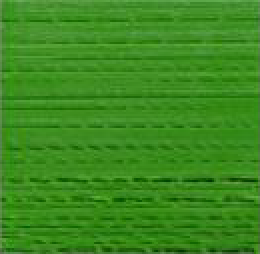
%> input picture BadQuality1.png, 130 x 127 px (shown 2 times larger)
$ octave Test.m   (GNU Octave 9; MATLAB toolbox functions it lacks are replaced by stand-ins)
%> lines starting %> are read from the running program, lines starting %| are printed output that depends on the picture
RGB = imread('BadQuality1.png');
%> RGB is the input picture: size 127x130x3 uint8; mean R, G, B 59.1, 137.2, 30.9
I=rgb2gray(RGB);
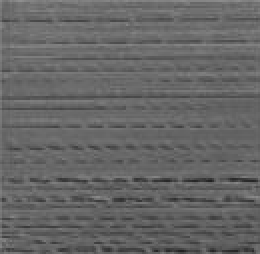
%> I: size 127x130 uint8 (shown 2 times larger); min 33, max 143, mean 101.7
img = I(3:12,12:21);
x = 0:7; x= x';
result = graycomatrix(img,'Offset',[1 0]);
%> result = [0 0 0 0 0 0 0 0; 0 0 0 0 0 0 0 0; 0 0 1 8 0 0 0 0; 0 0 8 67 3 0 0 0; 0 0 0 3 0 0 0 0; 0 0 0 0 0 0 0 0; 0 0 0 0 0 0 0 0; 0 0 0 0 0 0 0 0]
p_x_y = result/sum(result(:));
%> p_x_y = [0 0 0 0 0 0 0 0; 0 0 0 0 0 0 0 0; 0 0 0.0111 0.0889 0 0 0 0; 0 0 0.0889 0.744 0.0333 0 0 0; 0 0 0 0.0333 0 0 0 0; 0 0 0 0 0 0 0 0; 0 0 0 0 0 0 0 0; 0 0 0 0 0 0 0 0]
p_x = sum(p_x_y, 1); p_x = p_x';
%> after `p_x = sum(p_x_y, 1)`: p_x = [0 0 0.1 0.867 0.0333 0 0 0]
%> after `p_x = p_x'`: p_x = [0; 0; 0.1; 0.867; 0.0333; 0; 0; 0]
p_y = sum(p_x_y, 2);
%> p_y = [0; 0; 0.1; 0.867; 0.0333; 0; 0; 0]
mu_x = sum(x.* p_x);
%> mu_x = 2.93
mu_x_squared = sum(x.^2 .* p_x);
%> mu_x_squared = 8.73
var_x = mu_x_squared - mu_x^2;
%> var_x = 0.129

mu_x_times_y = sum(sum((x*x').*p_x_y));
%> mu_x_times_y = 8.61
correlation = (mu_x_times_y - mu_x*mu_x)/var_x;
%> correlation = 0.0517
stats = graycoprops(result,{'Correlation'})
%> stats = {Correlation 0.0517}
